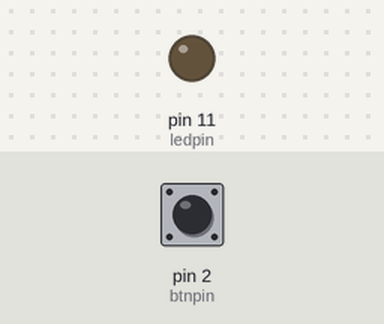
A sketch run on a simulated Arduino Uno, built with avr-gcc and run on an emulated ATmega328P. Parts: output pins drawn as LEDs (lit = HIGH). The inputs (shaded band) are chosen by the test bench; at power-on: pin 2 (btnpin) LOW.

Above: at 1.2 s.
1.3 s: pin 2 (btnpin) pulled HIGH for 0.15 s
At 1.9 s:
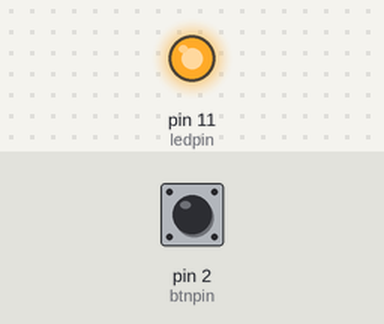
2.9 s: pin 2 (btnpin) pulled HIGH for 1 s
At 4.4 s:
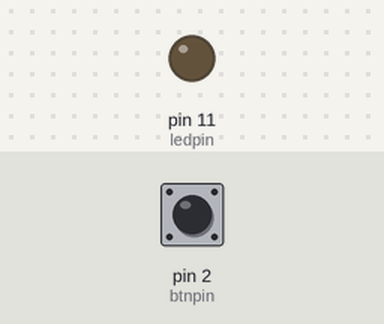
5.4 s: pin 2 (btnpin) pulled HIGH for 3.2 s
At 9.1 s:
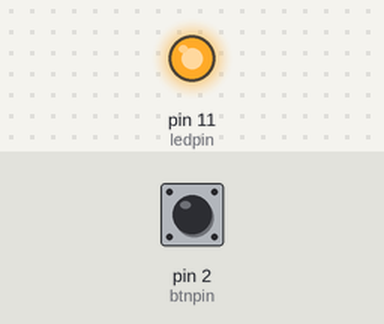
Timing chart, 0 to 10.6 s (numbered marks = the images above; inputs shaded):
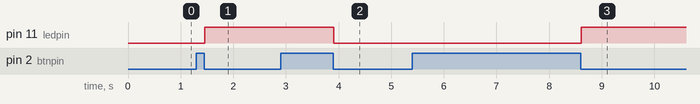

Measured:
- after the input at 1.3 s, pin 11 (ledpin): LOW → HIGH after 0.16 s
- after the input at 2.9 s, pin 11 (ledpin): HIGH → LOW after 1.0 s
- after the input at 5.4 s, pin 11 (ledpin): LOW → HIGH after 3.2 s

The sketch:

_02_ButtonModule.ino
```cpp
/***********************************************************
File name: _02_ButtonModule.ino
Description: When you press the button, you can see the state
              of the LED will be toggled. (ON->OFF，OFF->ON).
Website: www.adeept.com
E-mail: support@adeept.com
Author: Tom
Date: 2016/06/12
***********************************************************/

int ledpin=11;            //definition digital 11 pins as pin to control the LED module
int btnpin=2;             //Set the digital 2 to button module interface

volatile int state = LOW; // Defined output status LED Interface

void setup()
{
  pinMode(ledpin,OUTPUT);//Set digital 11 port mode, the OUTPUT for the output
  pinMode(btnpin,INPUT); //Set digital 2 port mode, the INPUT for the input
}

void loop()
{
  if(digitalRead(btnpin)==HIGH)          //Detection button interface to low
  {
      delay(10);                        //Delay 10ms for the elimination of key leading-edge jitter
      if(digitalRead(btnpin)==HIGH)      //Confirm button is pressed
      {
        while(digitalRead(btnpin)==HIGH);//Wait for key interfaces to high
        delay(10);                      //delay 10ms for the elimination of key trailing-edge jitter
        while(digitalRead(btnpin)==HIGH);//Confirm button release
        state = !state;                 //Negate operation, each time you run the program here, state the HGIH becomes LOW, or the state becomes the LOW HGIH.
        digitalWrite(ledpin,state);     //Output control status LED, ON or OFF
      }
   }
}
```
